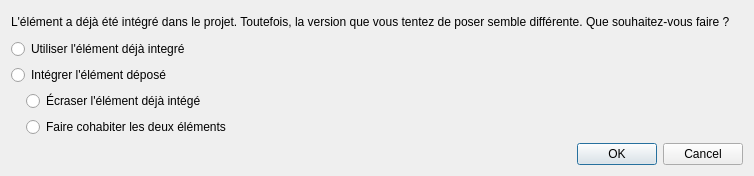
<?xml version="1.0" encoding="UTF-8"?>
<ui version="4.0">
 <class>ImportElementDialog</class>
 <widget class="QDialog" name="ImportElementDialog">
  <property name="geometry">
   <rect>
    <x>0</x>
    <y>0</y>
    <width>754</width>
    <height>176</height>
   </rect>
  </property>
  <property name="windowTitle">
   <string>Intégration d'un élément</string>
  </property>
  <layout class="QVBoxLayout" name="verticalLayout">
   <item>
    <widget class="QLabel" name="label">
     <property name="text">
      <string>L'élément a déjà été intégré dans le projet. Toutefois, la version que vous tentez de poser semble différente. Que souhaitez-vous faire ?</string>
     </property>
    </widget>
   </item>
   <item>
    <widget class="QRadioButton" name="m_use_actual_rd">
     <property name="text">
      <string>Utiliser l'élément déjà integré</string>
     </property>
    </widget>
   </item>
   <item>
    <widget class="QRadioButton" name="m_use_drop_rb">
     <property name="text">
      <string>Intégrer l'élément déposé</string>
     </property>
     <property name="checkable">
      <bool>true</bool>
     </property>
     <property name="checked">
      <bool>false</bool>
     </property>
    </widget>
   </item>
   <item>
    <layout class="QVBoxLayout" name="verticalLayout_2">
     <property name="leftMargin">
      <number>15</number>
     </property>
     <item>
      <widget class="QRadioButton" name="m_erase_actual_rb">
       <property name="text">
        <string>Écraser l'élément déjà intégé</string>
       </property>
      </widget>
     </item>
     <item>
      <widget class="QRadioButton" name="m_use_both_rb">
       <property name="text">
        <string>Faire cohabiter les deux éléments</string>
       </property>
       <property name="checked">
        <bool>false</bool>
       </property>
      </widget>
     </item>
    </layout>
   </item>
   <item>
    <widget class="QDialogButtonBox" name="buttonBox">
     <property name="orientation">
      <enum>Qt::Horizontal</enum>
     </property>
     <property name="standardButtons">
      <set>QDialogButtonBox::Cancel|QDialogButtonBox::Ok</set>
     </property>
    </widget>
   </item>
  </layout>
 </widget>
 <resources/>
 <connections>
  <connection>
   <sender>buttonBox</sender>
   <signal>accepted()</signal>
   <receiver>ImportElementDialog</receiver>
   <slot>accept()</slot>
   <hints>
    <hint type="sourcelabel">
     <x>248</x>
     <y>254</y>
    </hint>
    <hint type="destinationlabel">
     <x>157</x>
     <y>274</y>
    </hint>
   </hints>
  </connection>
  <connection>
   <sender>buttonBox</sender>
   <signal>rejected()</signal>
   <receiver>ImportElementDialog</receiver>
   <slot>reject()</slot>
   <hints>
    <hint type="sourcelabel">
     <x>316</x>
     <y>260</y>
    </hint>
    <hint type="destinationlabel">
     <x>286</x>
     <y>274</y>
    </hint>
   </hints>
  </connection>
  <connection>
   <sender>m_use_drop_rb</sender>
   <signal>toggled(bool)</signal>
   <receiver>m_erase_actual_rb</receiver>
   <slot>setEnabled(bool)</slot>
   <hints>
    <hint type="sourcelabel">
     <x>375</x>
     <y>162</y>
    </hint>
    <hint type="destinationlabel">
     <x>375</x>
     <y>188</y>
    </hint>
   </hints>
  </connection>
  <connection>
   <sender>m_use_drop_rb</sender>
   <signal>toggled(bool)</signal>
   <receiver>m_use_both_rb</receiver>
   <slot>setEnabled(bool)</slot>
   <hints>
    <hint type="sourcelabel">
     <x>375</x>
     <y>162</y>
    </hint>
    <hint type="destinationlabel">
     <x>375</x>
     <y>214</y>
    </hint>
   </hints>
  </connection>
 </connections>
</ui>
